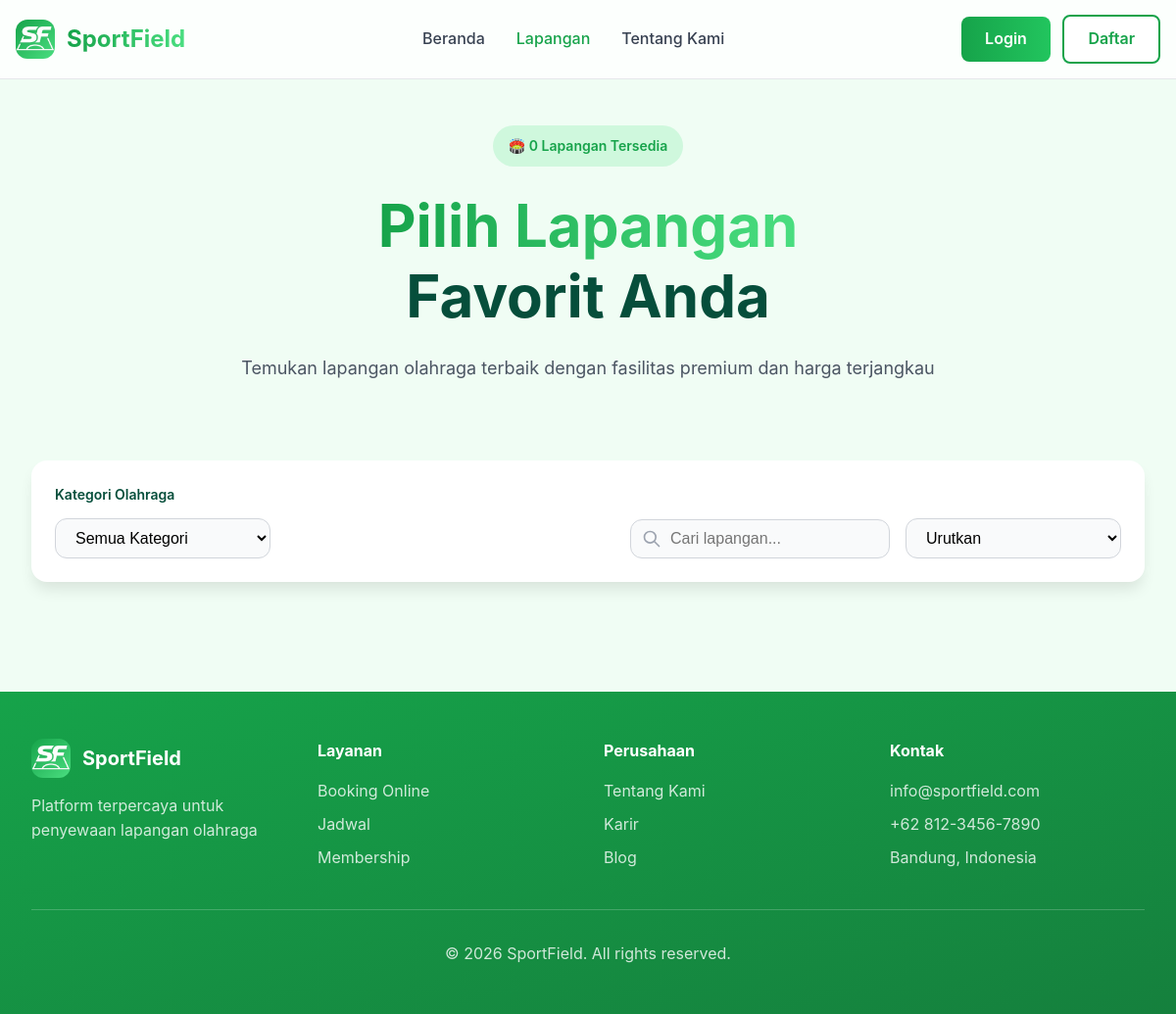
The app's page /page/user/lapangan.php, older data.
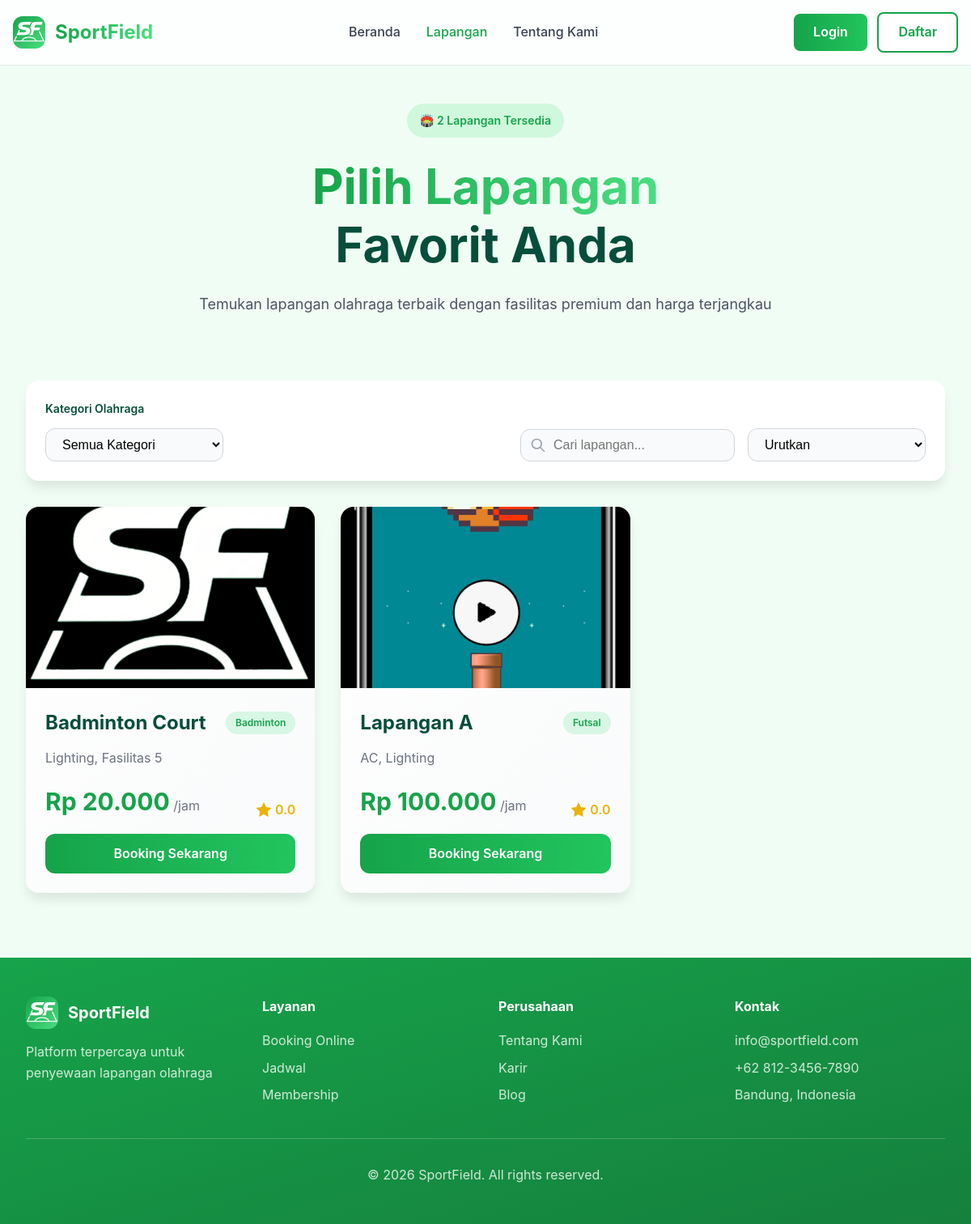
The same page, newer data.
### tables this page shows
CREATE TABLE `lapangan` (
  `id` int(11) NOT NULL,
  `nama` varchar(100) NOT NULL,
  `jenis` varchar(50) NOT NULL,
  `harga_per_jam` decimal(10,2) NOT NULL,
  `deskripsi` text DEFAULT NULL,
  `gambar` varchar(255) DEFAULT NULL,
  `status` enum('tersedia','maintenance') DEFAULT 'tersedia',
  `average_rating` decimal(2,1) DEFAULT 0.0,
  `total_rating` int(11) DEFAULT 0,
  `created_at` timestamp NOT NULL DEFAULT current_timestamp(),
  `updated_at` timestamp NOT NULL DEFAULT current_timestamp() ON UPDATE current_timestamp()
);

### page/user/lapangan.php (the view, shortened to what the changed rows need)
<?php
require_once '../../config/db.php';
try {
    $stmt = $pdo->prepare("
        SELECT l.*,
               GROUP_CONCAT(f.nama SEPARATOR ',') as fasilitas,
               jenis_olahraga.nama as jenis_nama
        FROM lapangan l
        LEFT JOIN lapangan_fasilitas lf ON l.id = lf.lapangan_id
        LEFT JOIN fasilitas f ON lf.fasilitas_id = f.id
        LEFT JOIN jenis_olahraga ON l.jenis = jenis_olahraga.nama
        WHERE l.status = 'tersedia'
        GROUP BY l.id
        ORDER BY l.nama
    ");
    $stmt->execute();
    $lapangan_list = $stmt->fetchAll(PDO::FETCH_ASSOC);
} catch (PDOException $e) {
    $lapangan_list = [];
}
?>
<!DOCTYPE html>
<html lang="id">
<head>
    <link rel="stylesheet" href="../../assets/css/lapangan.css">
    <link rel="stylesheet" href="../../assets/css/navbar-footer.css">
</head>
<body>
    <?php include '../includes/navbar.php'; ?>
    <section class="hero-section">
        <div class="container text-center">
            <div class="animate-fade-in">
                <div class="badge">
                    <span>🏟️ <?php echo count($lapangan_list); ?> Lapangan Tersedia</span>
                </div>
                <h1 class="hero-title">
                    <span class="gradient-text">Pilih Lapangan</span>
                    <br>
                    <span>Favorit Anda</span>
                </h1>
            </div>
        </div>
    </section>
    <section class="fields-section">
        <div class="container">
            <div id="fieldsGrid" class="fields-grid">
                <?php foreach ($lapangan_list as $lapangan): ?>
                <div class="field-card"
                     data-category="<?php echo strtolower($lapangan['jenis']); ?>"
                     data-price="<?php echo $lapangan['harga_per_jam']; ?>"
                     data-rating="<?php echo $lapangan['average_rating']; ?>"
                     data-name="<?php echo htmlspecialchars($lapangan['nama']); ?>">
                    <div class="card-image">
                        <?php
                        $gambar_src = '';
                        if (!empty($lapangan['gambar'])) {
                            $gambar_src = '../../' . htmlspecialchars($lapangan['gambar']);
                        }
                        ?>
                        <img src="<?php echo $gambar_src; ?>" alt="<?php echo htmlspecialchars($lapangan['nama']); ?>">
                    </div>
                    <div class="card-body">
                        <div class="card-header">
                            <h3><?php echo htmlspecialchars($lapangan['nama']); ?></h3>
                            <span class="badge-type"><?php echo htmlspecialchars($lapangan['jenis']); ?></span>
                        </div>
                        <p class="card-description">
                            <?php
                            $fasilitas = explode(',', $lapangan['fasilitas']);
                            echo htmlspecialchars(implode(', ', array_slice(array_filter($fasilitas), 0, 2)));
                            ?>
                        </p>
                        <div class="card-footer">
                            <div class="price">
                                <span class="price-amount">Rp <?php echo number_format($lapangan['harga_per_jam'], 0, ',', '.'); ?></span>
                                <span class="price-unit">/jam</span>
                            </div>
                            <div class="rating">
                                <svg class="star-icon" viewBox="0 0 20 20"><path d="M10 15l-5.878 3.09 1.123-6.545L.489 6.91l6.572-.955L10 0l2.939 5.955 6.572.955-4.756 4.635 1.123 6.545z"/></svg>
                                <span><?php echo number_format($lapangan['average_rating'], 1); ?></span>
                            </div>
                        </div>
                        <a href="detail-lapangan.php?id=<?php echo $lapangan['id']; ?>" class="btn-booking">Booking Sekarang</a>
                    </div>
                </div>
                <?php endforeach; ?>
            </div>
        </div>
    </section>
</body>
</html>

Row changes from the older to the newer data that the page shows:
added lapangan: gambar (picture), nama "Badminton Court", jenis "Badminton", fasilitas "Lighting, Fasilitas 5", harga_per_jam "20.000", average_rating "0.0"
added lapangan: gambar (picture), nama "Lapangan A", jenis "Futsal", fasilitas "AC, Lighting", harga_per_jam "100.000", average_rating "0.0"
Text that changed along with them:
count($lapangan_list): "0" → "2"
